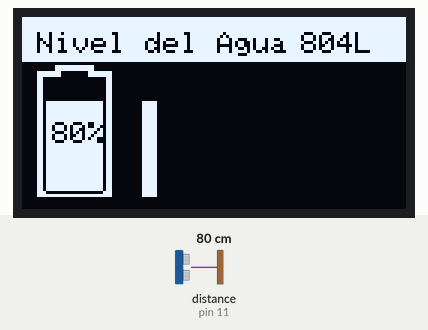
A sketch run on a simulated Arduino Uno, built with avr-gcc and run on an emulated ATmega328P. Parts: 128×64 one-colour display. Wiring (inferred from the names in the program): ultrasonic range finder: trigger pin 12; echo pin 11. The inputs (shaded band) are chosen by the test bench; at power-on: distance to the obstacle (sensor on pin 11) 80 cm. The echo pulse lasts 58.3 µs per cm; what the sketch prints to the serial monitor is not drawn.

Above: at 1.3 s.
1.4 s: distance to the obstacle (sensor on pin 11) set to 2 cm
At 11.1 s:
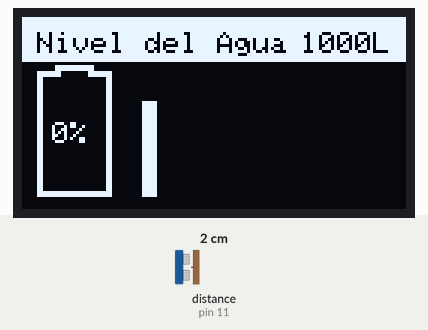
Timing chart, 0 to 12.6 s (numbered marks = the images above; inputs shaded):
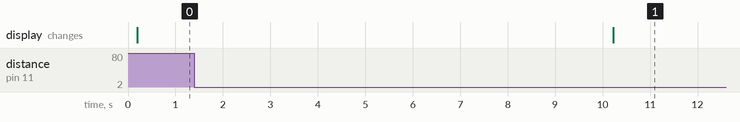

The sketch:

water-level.ino
```cpp
#include <Wire.h>
#include <Adafruit_GFX.h>
#include <Adafruit_SSD1306.h>

// ---- To be set by Users ----

const int TriggerPin = 12;      //Trig pin
const int EchoPin = 11;         //Echo pin
float threeshold = 30;          //Distance between sensor when full
long update = 10;               //Update time in seconds
float depth = 250;              //In cm at full capacity
float full_capacity = 1000;     //In liters
uint8_t i2caddr = 0x3C;         //Display Address, get with i2c_scanner

#define SCREEN_WIDTH 128        // OLED display width, in pixels
#define SCREEN_HEIGHT 64        // OLED display height, in pixels

// ---- End User set ---

// Declaration for an SSD1306 display connected to I2C (SDA, SCL pins)
Adafruit_SSD1306 display(SCREEN_WIDTH, SCREEN_HEIGHT, &Wire, -1);

int percentages[9];
float Duration = 0;
float d_percentage = depth / 100;
float per_cm_capacity = full_capacity / depth;
long update_time = update * 1000;

void setup() {
    pinMode(TriggerPin,OUTPUT);  // Trigger is an output pin
    pinMode(EchoPin,INPUT);      // Echo is an input pin
    Serial.begin(9600);          // Serial Output

    if(!display.begin(SSD1306_SWITCHCAPVCC, i2caddr)) {
        Serial.println(F("SSD1306 allocation failed"));
        for(;;);
    }
    delay(100);
}

void loop() {
    display_level(get_level());
    delay(update_time);
}

void display_level(int percent){
    display.clearDisplay();
    display.fillRect(0, 0, display.width(), 15, INVERSE);
    // Setup Header
    display.setTextSize(1);
    display.setTextColor(INVERSE);
    display.setCursor(5,5);
    display.println("Nivel del Agua");
    display.setCursor(0,20);
    // Create Graphs
    draw_bat();
    draw_percent(percent);
    draw_graph(percent);
    // Display current capacity
    show_current_capacity();
    display.display();
}

void draw_bat() {
    // Draw the Rectangles
    int sizes[6][4] = {
        {5, 18, 2, 42},
        {7, 18, 6, 2},
        {22, 18, 6, 2},
        {28, 18, 2, 42},
        {7, 58, 21, 2},
        {11, 16, 13, 2}
    };
    for (int i=0; i<6; i++) {
        display.fillRect(sizes[i][0], sizes[i][1], sizes[i][2], sizes[i][3], INVERSE);
    }
}

void draw_percent(int percent) {
    display.fillRect(8, 21, 19, 38, INVERSE);
    float a = 0.38;
    float b = 100 - percent;
    float empty = a * b;
    display.fillRect(8, 21, 19, empty, INVERSE);
    display.setTextSize(1);
    display.setTextColor(INVERSE);
    display.setCursor(10,35);
    display.print(percent);
    display.print("%");
}

void draw_graph(int percent) {
    // Register percentages
    // If any is 0
    bool any_zero = false;
    for (int i = 0; i<9; i++) {
        if (percentages[i] == 0) {
            percentages[i] = percent;
            any_zero = true;
            break;
        }
    }
    // Else
    if (!any_zero){
        for (int i = 0; i<8; i++) {
            percentages[i] = percentages[i+1];
        }
        percentages[8] = percent;
    }
    for (int i = 0; i<9; i++) {
        int x = 40 + (5 * i * 2);
        if (percentages[i] != 0) {
            float a = 0.4;
            float b = 100 - percentages[i];
            float empty = a * b;
            float h = 40 - empty;
            float y = empty + 20;
            display.fillRect(x, y, 5, h, INVERSE);
        }
    }
}

float calc_distance(long time) {
  return ((time * 0.034) / 2);     // Actual calculation in cm
}

float get_distance() {
    digitalWrite(TriggerPin, LOW);
    delayMicroseconds(2);
    // Trigger pin to HIGH
    digitalWrite(TriggerPin, HIGH);
    // 10us high
    delayMicroseconds(10);
    // Trigger pin to HIGH
    digitalWrite(TriggerPin, LOW);

    // Waits for the echo pin to get high and returns the Duration in microseconds
    Duration = pulseIn(EchoPin,HIGH);
    // Use function to calculate the distance
    float Distance_cm = (depth - calc_distance(Duration)) + threeshold;

    // Output to serial
    Serial.print("Distance = ");
    Serial.print(Distance_cm);
    Serial.println(" cm");
    if (Distance_cm < 0) return 0;
    else return Distance_cm;
}

int get_level() {
    float distance = get_distance();
    float return_val;
    if (distance < depth) {
        Serial.print(distance);
        Serial.print(" / (");
        Serial.print(depth);
        Serial.print(" / 100)");
        Serial.print(" = ");
        return_val = distance / d_percentage;
    } else {
        return_val = 0;
    }
    Serial.println(return_val);
    if (return_val < 0) return 0;
    else return return_val;
}

void show_current_capacity() {
    display.setTextSize(1);
    display.setTextColor(INVERSE);
    display.setCursor(93,5);
    display.print(get_current_capacity());
    display.print("L");
}

int get_current_capacity() {
    float current_distance = get_distance();
    float return_val;
    if (current_distance < depth) {
        return_val = current_distance * per_cm_capacity;
    } else {
        return_val = full_capacity;
    }
    Serial.print("L ");
    Serial.print(return_val);
    Serial.print(" ");
    Serial.print(current_distance);
    Serial.println("");
    return return_val;
}
```

Measured:
- after the input at 1.4 s, the display: changes after 8.8 s (image 1)
